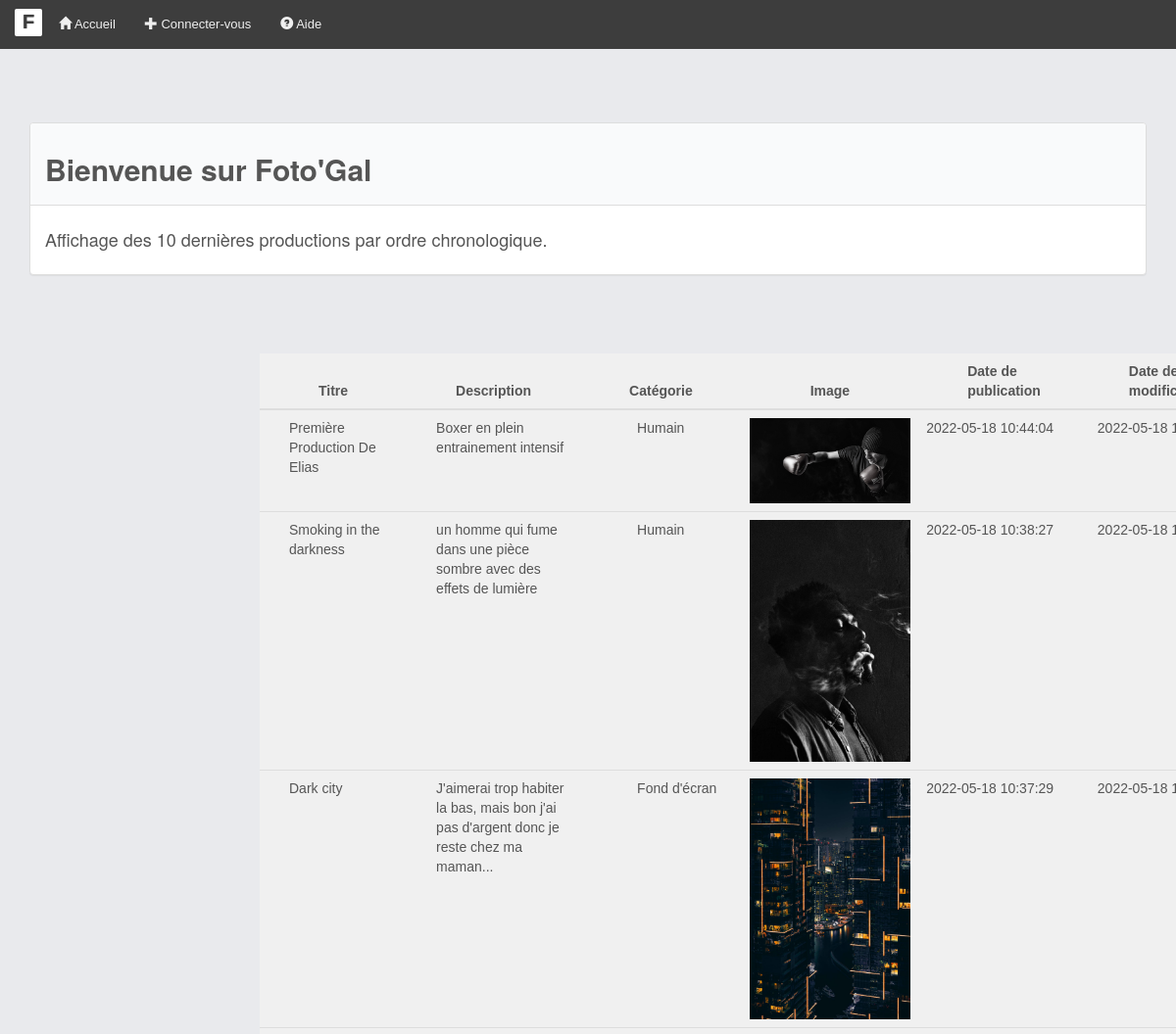
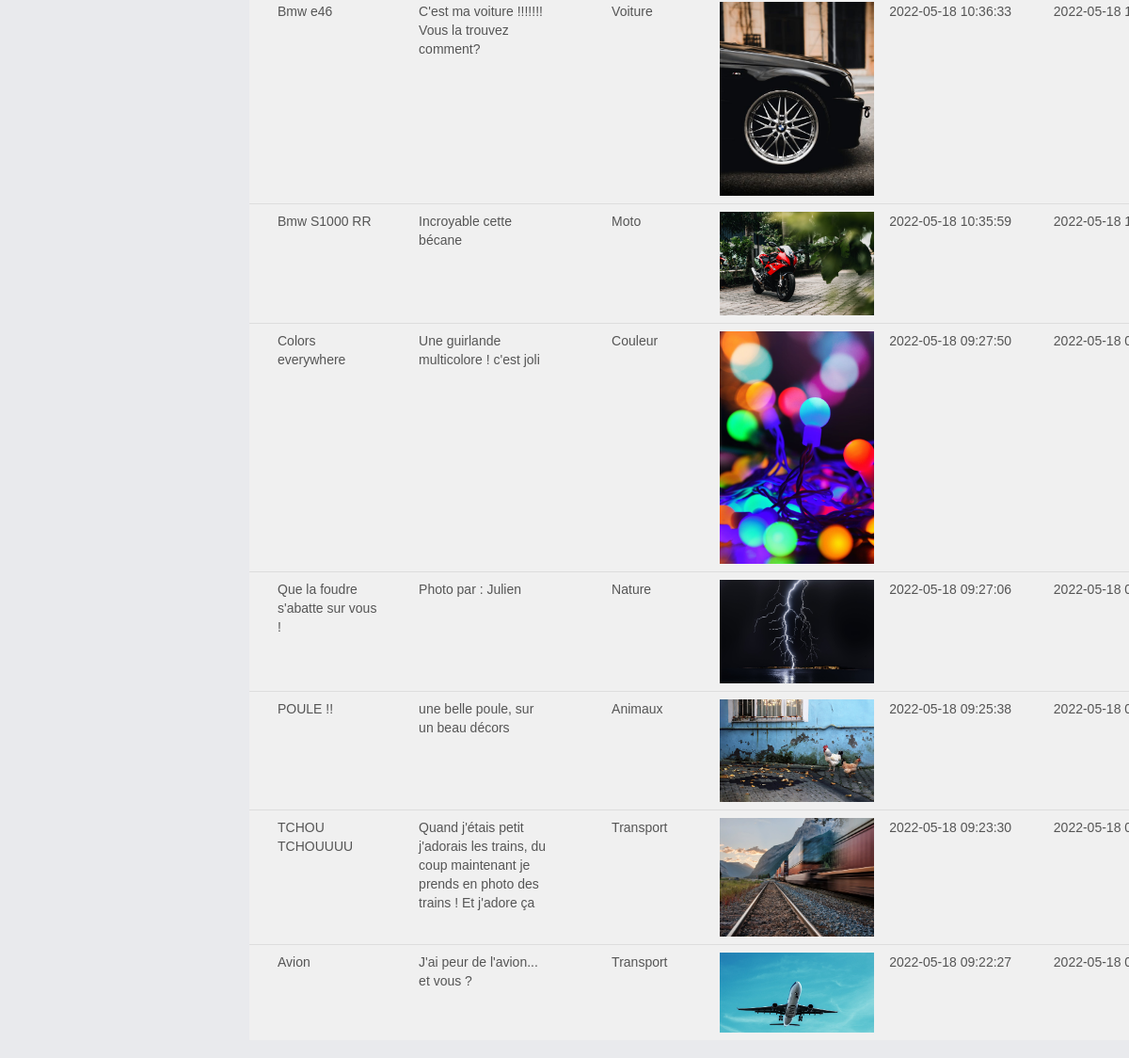
The page / on the database its author committed (2 pictures, top to bottom).
### tables this page shows
CREATE TABLE `productions` (
  `idProduction` int(11) NOT NULL AUTO_INCREMENT,
  `titre` varchar(45) NOT NULL,
  `description` varchar(255) NOT NULL,
  `date_soumission` datetime NOT NULL,
  `date_modification` datetime NOT NULL,
  `filename` varchar(255) NOT NULL,
  `categories_idCategorie` int(11) DEFAULT NULL,
  `utilisateurs_idUser` int(11) NOT NULL,
  PRIMARY KEY (`idProduction`),
  KEY `productions_FK` (`categories_idCategorie`),
  KEY `productions_FK_1` (`utilisateurs_idUser`),
  CONSTRAINT `productions_FK` FOREIGN KEY (`categories_idCategorie`) REFERENCES `categories` (`idCategorie`),
  CONSTRAINT `productions_FK_1` FOREIGN KEY (`utilisateurs_idUser`) REFERENCES `utilisateurs` (`idUser`)
);

CREATE TABLE `categories` (
  `idCategorie` int(11) NOT NULL AUTO_INCREMENT,
  `nom` varchar(45) NOT NULL,
  PRIMARY KEY (`idCategorie`)
);

### models/db_connect.php (called while the page is built, shortened)
<?php
class MonPdo
{
    private static $serveur = 'mysql:host=localhost';
    private static $bdd = 'dbname=fotogal';
    private static $user = 'root';
    private static $mdp = '2404';
    private static $unPdo = null;
    private function __construct()
    {
        MonPdo::$unPdo = new PDO(MonPdo::$serveur . ";" . MonPdo::$bdd, MonPdo::$user, MonPdo::$mdp);
        MonPdo::$unPdo->query('SET names utf8');
        MonPdo::$unPdo->setAttribute(PDO::ATTR_ERRMODE, PDO::ERRMODE_EXCEPTION);
    }
    public static function getInstance()
    {
        return self::$unPdo;
    }
}
?>

### models/Production.php (called while the page is built, shortened)
<?php
class Production
{
    private $titre;
    private $description;
    private $date_soumission;
    private $date_modification;
    private $filename;
    private $categories_idCategorie;
    public function getTitreProduction()
    {
        return $this->titre;
    }
    public function getDescriptionProduction()
    {
        return $this->description;
    }
    public function getDate_soumission()
    {
        return $this->date_soumission;
    }
    public function getDate_modification()
    {
        return $this->date_modification;
    }
    public function getCategories_idCategorie()
    {
        return $this->categories_idCategorie;
    }
    public function getFilename()
    {
        return $this->filename;
    }
    public static function getAllProductionAccueil()
    {
            $req = MonPdo::getInstance()->prepare("SELECT * FROM productions ORDER BY date_soumission DESC LIMIT 10;");
        $req->setFetchMode(PDO::FETCH_CLASS | PDO::FETCH_PROPS_LATE, 'Production');
        $req->execute();
        $lesResultats = $req->fetchAll();
        return $lesResultats;
    }
}

### models/Categorie.php (called while the page is built, shortened)
<?php
class Categorie
{
    private $nom;
    public function getNom()
    {
        return $this->nom;
    }
    public static function GetCategorieNameById($idCategorie)
    {
        $req = MonPdo::getInstance()->prepare("SELECT * FROM categories WHERE idCategorie = :idCategorie");
        $req->setFetchMode(PDO::FETCH_CLASS | PDO::FETCH_PROPS_LATE, 'Categorie');
        $req->bindParam(":idCategorie", $idCategorie);
        $req->execute();
        $result = $req->fetch();
        return $result->getNom();
    }
}

### vue/home.php (the view, shortened to what this page needs)
<div class="container" style="display: block; margin-top: 3vh; position:relative;">
	<div class="panel panel-default" style="width: 100%;">
		<div class="panel-heading">
			<h2>Bienvenue sur Foto'Gal</h2>
		</div>
		<div class="panel-body">
			<h4>Affichage des 10 dernières productions par ordre chronologique.</h4>
		</div>
	</div>
</div>
<div class="container" style="margin-left: 250px;">
	<div class="row">
		<table class="table" style="background-color: #F0F0F0;">
			<thead>
				<tr>
					<th scope="col" style="padding-left: 60px; padding-right: 60px;">Titre</th>
					<th scope="col" style="padding-left: 50px; padding-right: 50px;">Description</th>
					<th scope="col" style="padding-left: 50px; padding-right: 50px;">Catégorie</th>
					<th scope="col" style="padding-left: 70px; padding-right: 70px;">Image</th>
					<th scope="col" style="padding-left: 50px; padding-right: 50px;">Date de publication</th>
					<th scope="col" style="padding-left: 40px; padding-right: 40px;">Date de modification</th>
				</tr>
			</thead>
			<tbody>
				<?php
				foreach (Production::getAllProductionAccueil() as $production) {
				?>
					<tr>
						<td style="padding-left: 30px;"><?= $production->getTitreProduction() ?></td>
						<td style="padding-left: 30px;"><?= $production->getDescriptionProduction() ?></td>
						<td style="padding-left: 58px;"><?= $production->getCategories_idCategorie() == null ? "Non définie" :  Categorie::GetCategorieNameById($production->getCategories_idCategorie()) ?></td>
						<td style="max-width: 400px;"><img style="width:100%;" src="./assets/medias/<?= $production->getFilename() ?>"></td>
						<td><?= $production->getDate_soumission() ?></td>
						<td><?= $production->getDate_modification() ?></td>
					</tr>
				<?php } ?>
			</tbody>
		</table>
	</div>
</div>

### index.php (shortened to what this page needs)
<?php
require("models/db_connect.php");
require("models/Production.php");
require("models/Categorie.php");
$uc = filter_input(INPUT_GET, 'uc') == null ? "home" : filter_input(INPUT_GET, 'uc');
if ($uc != "getAllProductions") {
    include 'vue/header.php';
}
switch ($uc) {
    case 'home':
        include "vue/home.php";
        break;
}
if ($uc != "getAllPosts") {
    include 'vue/footer.php';
}

### vue/header.php (shortened to what this page needs)
<!DOCTYPE html>
<html lang="fr">
<head>
  <link href="assets/css/bootstrap.css" rel="stylesheet">
  <link href="assets/css/FotoGal.css" rel="stylesheet">
  <link href="./assets/css/custom.css" rel="stylesheet">
</head>
<body>
  <div class="wrapper">
    <div class="box">
      <div class="row row-offcanvas row-offcanvas-left">
        <div class="column col-sm-12 col-xs-12" id="main">
          <div class="navbar navbar-blue navbar-static-top">
            <div class="navbar-header">
              <a href="index.php" class="navbar-brand logo">F </a>
            </div>
            <div>
              <nav class=" navbar-collapse" role="navigation">
                <ul class="nav navbar-nav">
                  <li>
                    <a href="index.php"><i class="glyphicon glyphicon-home"></i> Accueil</a>
                  </li>
                  <?php
                  if ($_SESSION['connectedUser']['isConnected'] == false) {
                  ?>
                    <li>
                      <a href="index.php?uc=login&action=ShowLoginForm"><i class="glyphicon glyphicon-plus"></i> Connecter-vous</a>
                    </li>
                  <?php
                  }
                  ?>
                  <li>
                    <a href="index.php?uc=login&action=ShowPageFAQ"><i class="glyphicon glyphicon-question-sign"></i> Aide</a>
                  </li>
                </ul>
              </nav>
            </div>
          </div>

### vue/footer.php (shortened to what this page needs)
</div>
</div>
</div>
</div>
</body>
</html>

### assets/css/FotoGal.css (style rules this page uses)
html, body { height: 100%; font-family: verdana, arial, sans-serif; color: #555555; }
.nav { font-family: Arial, sans-serif; font-size: 13px; }
a { color: #222222; }
.wrapper, .row { height: 100%; margin-left: 0; margin-right: 0; }
.wrapper:before, .wrapper:after, .column:before, .column:after { content: ""; display: table; }
.wrapper:after, .column:after { clear: both; }
.column { height: 100%; overflow: auto; *zoom: 1; }
.box { bottom: 0; left: 0; position: absolute; right: 0; top: 0; background-color: #444444; }
.navbar-blue { border-width: 0; background-color: #3d3d3d; color: #ffffff; font-family: arial, sans-serif; top: 0; position: fixed; width: inherit; }
.navbar-blue li>a, .navbar-toggle { color: #efefef; }
#main { background-color: #e9eaed; padding-left: 0; padding-right: 0; }
.logo { display: block; padding: 3px; background-color: #fff; color: #3d3d3d; height: 28px; width: 28px; margin: 9px; margin-right: 2px; margin-left: 15px; font-size: 20px; font-weight: 700; text-align: center; text-decoration: none; text-shadow: 0 0 1px; border-radius: 2px; }
h1, h2, h3 { font-weight: 800; }
.panel-default .panel-heading { background-color: #f9fafb; color: #555555; }

### assets/css/custom.css (style rules this page uses)
.container { padding-top: 60px; }

### rows shown on the page
productions: titre "Première Production De Elias", description "Boxer en plein entrainement intensif", categories_idCategorie.nom "Humain", filename (picture), date_soumission "2022-05-18 10:44:04", date_modification "2022-05-18…"
productions: titre "Smoking in the darkness", description "un homme qui fume dans une pièce sombre avec des effets de lumière", categories_idCategorie.nom "Humain", filename (picture), date_soumission "2022-05-18 10:38:27", date_modification "2022-05-18…"
productions: titre "Dark city", description "J'aimerai trop habiter la bas, mais bon j'ai pas d'argent donc je reste chez ma maman...", categories_idCategorie.nom "Fond d'écran", filename (picture), date_soumission "2022-05-18 10:37:29", date_modification "2022-05-18…"
productions: titre "Bmw e46", description "C'est ma voiture !!!!!!! Vous la trouvez comment?", categories_idCategorie.nom "Voiture", filename (picture), date_soumission "2022-05-18 10:36:33", date_modification "2022-05-18…"
productions: titre "Bmw S1000 RR", description "Incroyable cette bécane", categories_idCategorie.nom "Moto", filename (picture), date_soumission "2022-05-18 10:35:59", date_modification "2022-05-18…"
productions: titre "Colors everywhere", description "Une guirlande multicolore ! c'est joli", categories_idCategorie.nom "Couleur", filename (picture), date_soumission "2022-05-18 09:27:50", date_modification "2022-05-18…"
productions: titre "Que la foudre s'abatte sur vous !", description "Photo par : Julien", categories_idCategorie.nom "Nature", filename (picture), date_soumission "2022-05-18 09:27:06", date_modification "2022-05-18…"
productions: titre "POULE !!", description "une belle poule, sur un beau décors", categories_idCategorie.nom "Animaux", filename (picture), date_soumission "2022-05-18 09:25:38", date_modification "2022-05-18…"
productions: titre "TCHOU TCHOUUUU", description "Quand j'étais petit j'adorais les trains, du coup maintenant je prends en photo des trains ! Et j'adore ça", categories_idCategorie.nom "Transport", filename (picture), date_soumission "2022-05-18 09:23:30", date_modification "2022-05-18…"
productions: titre "Avion", description "J'ai peur de l'avion... et vous ?", categories_idCategorie.nom "Transport", filename (picture), date_soumission "2022-05-18 09:22:27", date_modification "2022-05-18…"
